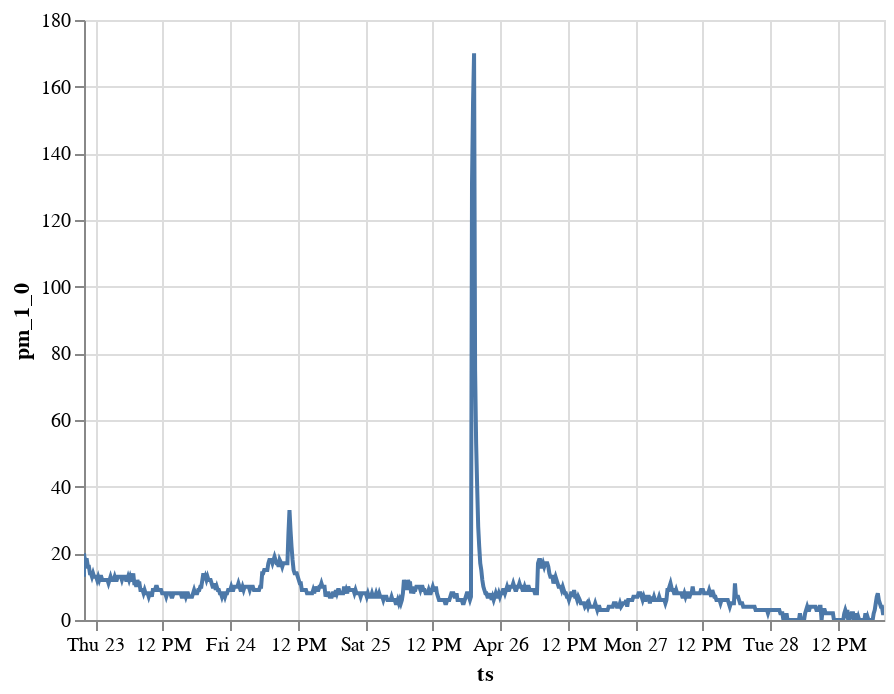

The cell this chart's notebook holds for it:
### Code cell
import altair as alt 

alt.Chart(df.reset_index()).mark_line().encode(
    x='ts:T',
    y='pm_1_0:Q',    
).interactive()

### Figure 1 — Vega-Lite specification as saved in the notebook (floating-point values rounded to 4 significant figures; data arrays with more than 128 entries replaced by an {"elided": "..."} marker saying what was removed)
{"config": {"view": {"continuousWidth": 400, "continuousHeight": 300}}, "data": {"name": "data-37ffb8dd1a2d9f707689055ca8e04667"}, "mark": "line", "encoding": {"x": {"type": "temporal", "field": "ts"}, "y": {"type": "quantitative", "field": "pm_1_0"}}, "selection": {"selector001": {"type": "interval", "bind": "scales", "encodings": ["x", "y"]}}, "$schema": "https://vega.github.io/schema/vega-lite/v4.8.1.json", "datasets": {"data-37ffb8dd1a2d9f707689055ca8e04667": {"elided": "770 records"}}}
